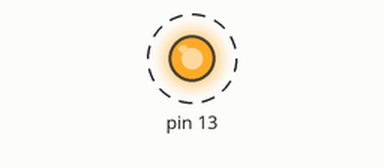
Bench run of a sketch on a simulated Arduino Uno, built with avr-gcc and run on an emulated ATmega328P. Shown: output pins drawn as LEDs (lit = HIGH). Dashed ring = blinking.

Above: at 0.2 s.
Timing chart, 0 to 3.0 s (numbered marks = the images above):
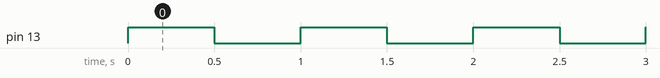

Measured:
- by itself, pin 13: alternates HIGH for 0.50 s and LOW for 0.50 s

The sketch:

timer_light.ino
```cpp
void setup() {
  pinMode(13, OUTPUT);
  Serial.begin(9600);

  TCCR1A  = 0;
  TCCR1B  = 0;
  TCCR1B |= (1 << WGM12) | (1 << CS12);   //CTC mode //256分周(16micros,62.5kHz)
  OCR1A   = 31250-1;            //5000カウント毎(80ms周期,12.5Hz) 31250カウント毎(=0.5s周期)
  TIMSK1 |= (1 << OCIE1A);
}

ISR(TIMER1_COMPA_vect) {
  digitalWrite(13, !digitalRead(13));
}

void loop() {
}
```
